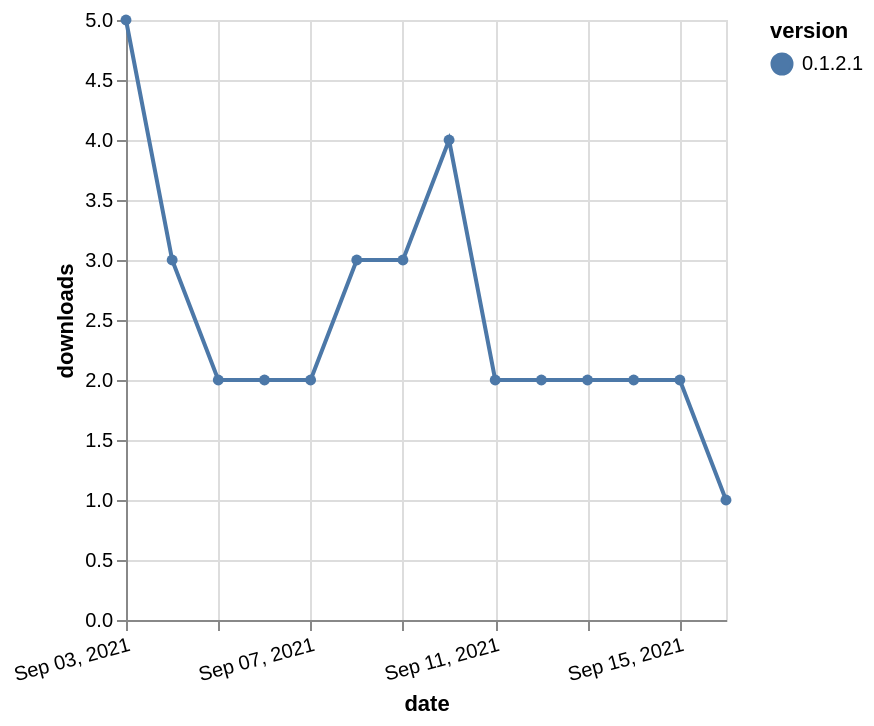

The specification (Vega-Lite) saved for this image:
### Vega-Lite specification from a JSON file in a GitHub repository (floating-point values rounded to 4 significant figures)
{"$schema": "https://vega.github.io/schema/vega-lite/v5.json", "description": "A simple bar chart with embedded data.", "data": {"values": [{"date": "2021-09-03", "total": 56, "delta": 5, "version": "0.1.2.1"}, {"date": "2021-09-04", "total": 59, "delta": 3, "version": "0.1.2.1"}, {"date": "2021-09-05", "total": 61, "delta": 2, "version": "0.1.2.1"}, {"date": "2021-09-06", "total": 63, "delta": 2, "version": "0.1.2.1"}, {"date": "2021-09-07", "total": 65, "delta": 2, "version": "0.1.2.1"}, {"date": "2021-09-08", "total": 68, "delta": 3, "version": "0.1.2.1"}, {"date": "2021-09-09", "total": 71, "delta": 3, "version": "0.1.2.1"}, {"date": "2021-09-10", "total": 75, "delta": 4, "version": "0.1.2.1"}, {"date": "2021-09-11", "total": 77, "delta": 2, "version": "0.1.2.1"}, {"date": "2021-09-12", "total": 79, "delta": 2, "version": "0.1.2.1"}, {"date": "2021-09-13", "total": 81, "delta": 2, "version": "0.1.2.1"}, {"date": "2021-09-14", "total": 83, "delta": 2, "version": "0.1.2.1"}, {"date": "2021-09-15", "total": 85, "delta": 2, "version": "0.1.2.1"}, {"date": "2021-09-16", "total": 86, "delta": 1, "version": "0.1.2.1"}]}, "width": "container", "mark": {"type": "line", "point": {"filled": true}}, "encoding": {"x": {"field": "date", "type": "temporal", "timeUnit": "yearmonthdate", "title": "date", "axis": {"labelAngle": -15}}, "y": {"field": "delta", "type": "quantitative", "title": "downloads"}, "color": {"field": "version", "type": "nominal"}, "tooltip": {"field": "delta"}}}
